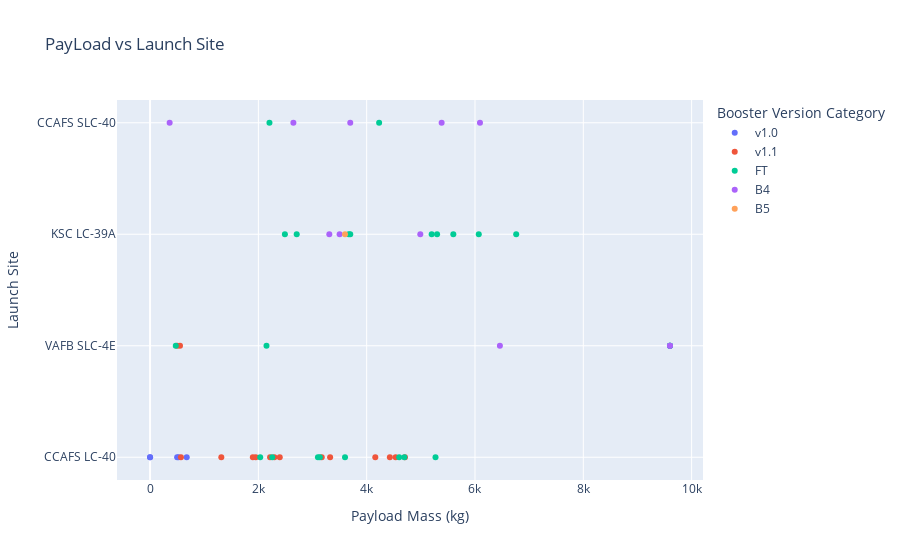

The code cell stored with this chart in its notebook:
### Code cell
px.scatter(spacex_df, x='Payload Mass (kg)', y='Launch Site', color='Booster Version Category', title='PayLoad vs Launch Site')

### Figure 1 — Plotly figure (JSON) as saved in the notebook; plotly's stock layout.template omitted (floating-point values rounded to 4 significant figures)
{"data": [{"hovertemplate": "Booster Version Category=v1.0<br>Payload Mass (kg)=%{x}<br>Launch Site=%{y}<extra></extra>", "legendgroup": "v1.0", "marker": {"color": "#636efa", "symbol": "circle"}, "mode": "markers", "name": "v1.0", "orientation": "h", "showlegend": true, "type": "scatter", "x": [0, 0, 525, 500, 677], "xaxis": "x", "y": ["CCAFS LC-40", "CCAFS LC-40", "CCAFS LC-40", "CCAFS LC-40", "CCAFS LC-40"], "yaxis": "y"}, {"hovertemplate": "Booster Version Category=v1.1<br>Payload Mass (kg)=%{x}<br>Launch Site=%{y}<extra></extra>", "legendgroup": "v1.1", "marker": {"color": "#EF553B", "symbol": "circle"}, "mode": "markers", "name": "v1.1", "orientation": "h", "showlegend": true, "type": "scatter", "x": [3170, 3325, 2296, 1316, 4535, 4428, 2216, 2395, 570, 4159, 1898, 4707, 1952, 500, 553], "xaxis": "x", "y": ["CCAFS LC-40", "CCAFS LC-40", "CCAFS LC-40", "CCAFS LC-40", "CCAFS LC-40", "CCAFS LC-40", "CCAFS LC-40", "CCAFS LC-40", "CCAFS LC-40", "CCAFS LC-40", "CCAFS LC-40", "CCAFS LC-40", "CCAFS LC-40", "VAFB SLC-4E", "VAFB SLC-4E"], "yaxis": "y"}, {"hovertemplate": "Booster Version Category=FT<br>Payload Mass (kg)=%{x}<br>Launch Site=%{y}<extra></extra>", "legendgroup": "FT", "marker": {"color": "#00cc96", "symbol": "circle"}, "mode": "markers", "name": "FT", "orientation": "h", "showlegend": true, "type": "scatter", "x": [2034, 5271, 3136, 4696, 3100, 3600, 2257, 4600, 9600, 9600, 475, 9600, 2150, 2490, 5600, 5300, 3697.0, 6070, 2708, 3669, 6761, 5200, 2205, 4230], "xaxis": "x", "y": ["CCAFS LC-40", "CCAFS LC-40", "CCAFS LC-40", "CCAFS LC-40", "CCAFS LC-40", "CCAFS LC-40", "CCAFS LC-40", "CCAFS LC-40", "VAFB SLC-4E", "VAFB SLC-4E", "VAFB SLC-4E", "VAFB SLC-4E", "VAFB SLC-4E", "KSC LC-39A", "KSC LC-39A", "KSC LC-39A", "KSC LC-39A", "KSC LC-39A", "KSC LC-39A", "KSC LC-39A", "KSC LC-39A", "KSC LC-39A", "CCAFS SLC-40", "CCAFS SLC-40"], "yaxis": "y"}, {"hovertemplate": "Booster Version Category=B4<br>Payload Mass (kg)=%{x}<br>Launch Site=%{y}<extra></extra>", "legendgroup": "B4", "marker": {"color": "#ab63fa", "symbol": "circle"}, "mode": "markers", "name": "B4", "orientation": "h", "showlegend": true, "type": "scatter", "x": [9600, 9600, 6460, 3310, 4990, 3500, 3697.0, 6092, 2647, 362, 5384], "xaxis": "x", "y": ["VAFB SLC-4E", "VAFB SLC-4E", "VAFB SLC-4E", "KSC LC-39A", "KSC LC-39A", "KSC LC-39A", "CCAFS SLC-40", "CCAFS SLC-40", "CCAFS SLC-40", "CCAFS SLC-40", "CCAFS SLC-40"], "yaxis": "y"}, {"hovertemplate": "Booster Version Category=B5<br>Payload Mass (kg)=%{x}<br>Launch Site=%{y}<extra></extra>", "legendgroup": "B5", "marker": {"color": "#FFA15A", "symbol": "circle"}, "mode": "markers", "name": "B5", "orientation": "h", "showlegend": true, "type": "scatter", "x": [3600], "xaxis": "x", "y": ["KSC LC-39A"], "yaxis": "y"}], "layout": {"autosize": true, "legend": {"title": {"text": "Booster Version Category"}, "tracegroupgap": 0}, "title": {"text": "PayLoad vs Launch Site"}, "xaxis": {"anchor": "y", "autorange": true, "domain": [0, 1], "range": [-619.7, 10220.0], "title": {"text": "Payload Mass (kg)"}, "type": "linear"}, "yaxis": {"anchor": "x", "autorange": true, "domain": [0, 1], "range": [-0.2476, 3.248], "title": {"text": "Launch Site"}, "type": "category"}}}
